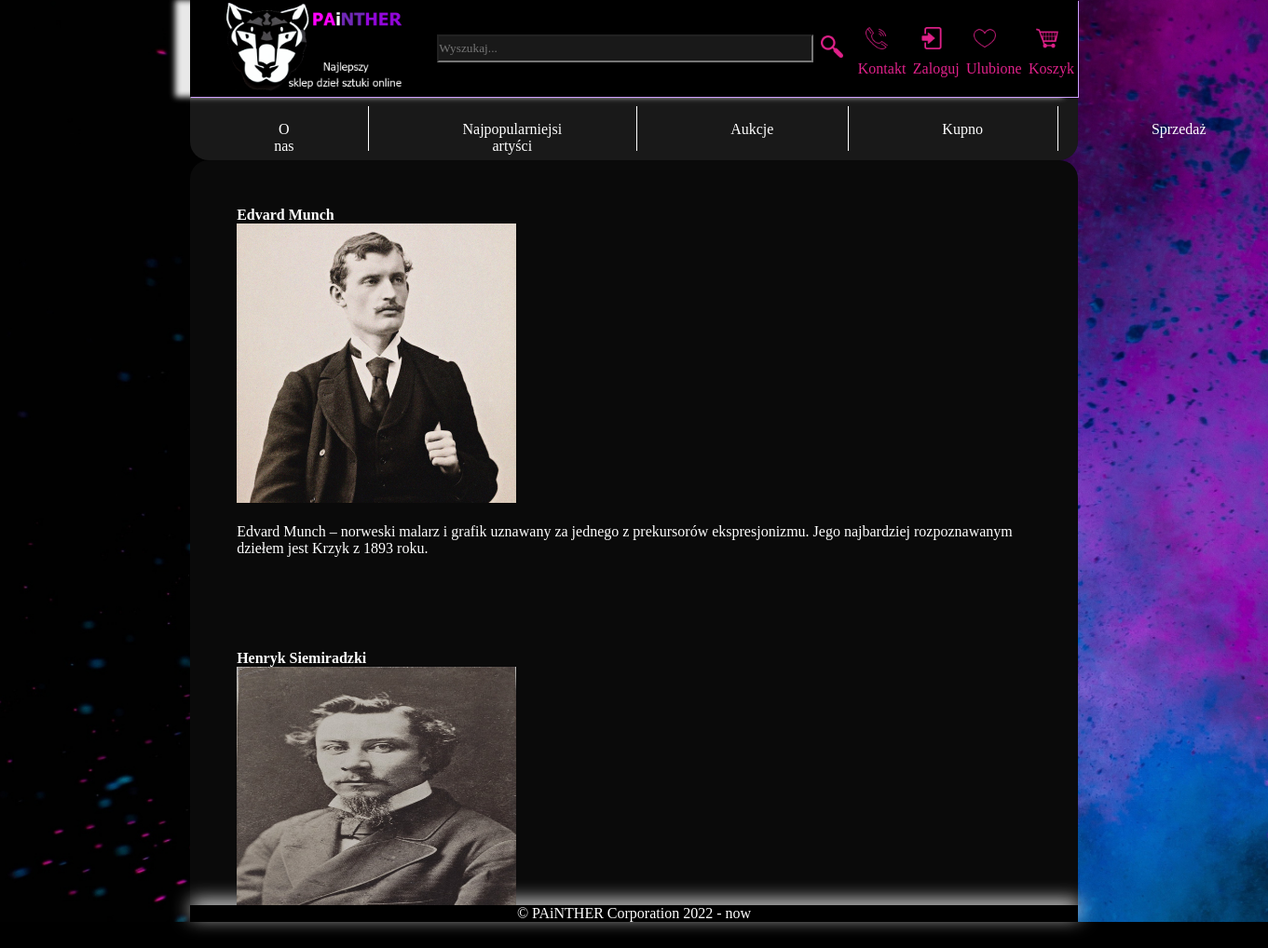
/populartist.php, run on the app's committed database.
### tables this page shows
CREATE TABLE `autorzy` (
  `id` int(11) NOT NULL,
  `imie` varchar(100) NOT NULL,
  `nazwisko` varchar(100) NOT NULL,
  `img` varchar(100) NOT NULL,
  `opis` text NOT NULL
);

### populartist.php (the view, shortened to what this page needs)
<!DOCTYPE html>
<html lang="PL-pl">
<head>
    <link href="./style.css" rel="stylesheet">
</head>
<body>
    <header>
        <div id="logo" class="logo">
            <a class="logo_icon" href="index.php"><img src="./images/favicon/logo-image.png" alt="super_ultra_hiper_awesome_logo_from_the_AI_concept"></a>
        </div>
        <div class="search" id="search">
            <input type="text" placeholder="Wyszukaj...">
            <a href="" class="effect"><img class="icon icon-search" src="./images/icons/search.ico" alt="search_icon"></a>
        </div>
        <div id="contact" class="contact">
            <a href="contact.html" class="effect"><img class="icon icon-contact" src="./images/icons/phone.ico" alt="contact_me"><p>Kontakt</p></a>
        </div>
        <div id="login" class="login">
            <a href="login.php" class="effect"><img class="icon icon-login" src="./images/icons/login.ico" alt="login"><p>Zaloguj</p></a>
        </div>
        <div id="favourite" class="favourite">
            <a href="favourite.html" class="effect"><img class="icon icon-favourite" src="./images/icons/favorite.ico" alt="your_favourite_products"><p>Ulubione</p></a>
        </div>
        <div id="bucket" class="bucket">
            <a href="bucket.html" class="effect"><img class="icon  icon-cart" src="./images/icons/cart.ico" alt="bucket_with_products"><p>Koszyk</p></a>
        </div>
    </header>
    <nav>
        <ul>
            <a href="./aboutus.html"><li>O nas</li></a>
            <a href="./populartist.php"><li>Najpopularniejsi artyści</li></a>
            <a href="./error.php"><li>Aukcje</li></a>
            <a href="./index.php"><li>Kupno</li></a>
            <a href="./sale.php"><li>Sprzedaż</li></a>
        </ul>
    </nav>
    <article id="artists">
        <?php
        $conn = mysqli_connect("localhost","root","","shop") or die("Błąd bazy danych!");
            $shop = $conn->query("SELECT id, opis, imie, nazwisko, img FROM autorzy");
            if(mysqli_num_rows($shop) > 0){
                while($s = mysqli_fetch_assoc($shop)){
                    echo "<a id='artist'>";
                    $img = $s["img"];
                    $nazwisko = $s["nazwisko"];
                    $imie = $s["imie"];
                    $opis = $s["opis"];
                        echo "<h4> $imie $nazwisko </h4>";
                        echo "<img src='./images/artist/$img' alt='film'>". "<br><br>";
                        echo "<p>$opis</p>";
                        echo "</a>";
                   }
                }
            else{
                echo "Błąd bazy danych!";
            }
        ?>
    </article>
    <footer>
        <p>© PAiNTHER Corporation 2022 - now</p>
    </footer>
</body>
</html>

### style.css (style rules this page uses)
* { margin: auto; padding: 0; scroll-behavior:smooth; font-family: Robot; }
body { color: white; background-color: black; background-image: url("./images/background/dusk-paint-holi-multicolored.jpg"); background-repeat: no-repeat; background-size:cover; width: 70%; background-position: center; }
#search { display: flex; }
#search input { margin-left: 2em; background-color: #191919; width: 30em; height: 2em; color: white; }
header { box-shadow: 1px 1px #CF9FFF, -1em 0 .4em #E8E8E8; scroll-behavior: smooth; height: 80%; width: 100%; background-size:100%; display:inline-flex; background-color: black; }
header img { margin-left: 2em; height: 100px; width: auto; }
header a { text-decoration: none; color: #e0218a; }
.icon { margin: 0.5em; width: auto; height: 1.5em; }
nav { background-color: #191919; border-radius: 0 0 20px 20px; }
nav ul { display: flex; }
nav li { list-style: none; height: 1em; width: auto; margin-left: 5em; padding-right: 5em; padding-top: 1em; padding-bottom: 1em; text-align:center; }
nav a { margin: 10px; text-decoration: none; border-right: solid white 1px; color: white; }
article { border-radius: 20px 20px 0 0; height: 50em; background-color: #0A0A0A; }
#artists { overflow: scroll; }
#artist img { width: 300px; height: 300px; }
#artist { padding: 40px; float:left; margin:10px; width: 90%; }
footer { text-align: center; width: 100%; background-color: black; box-shadow: 1px -5px 20px #E8E8E8; }

### data on the page
autorzy: imie "Edvard", nazwisko "Munch", img (picture), opis "Edvard Munch – norweski malarz i grafik uznawany za jednego z prekursorów ekspresjonizmu. Jego najbardziej rozpoznawanym dziełem jest Krzyk z 1893 roku."
autorzy: imie "Henryk", nazwisko "Siemiradzki", img (picture)
